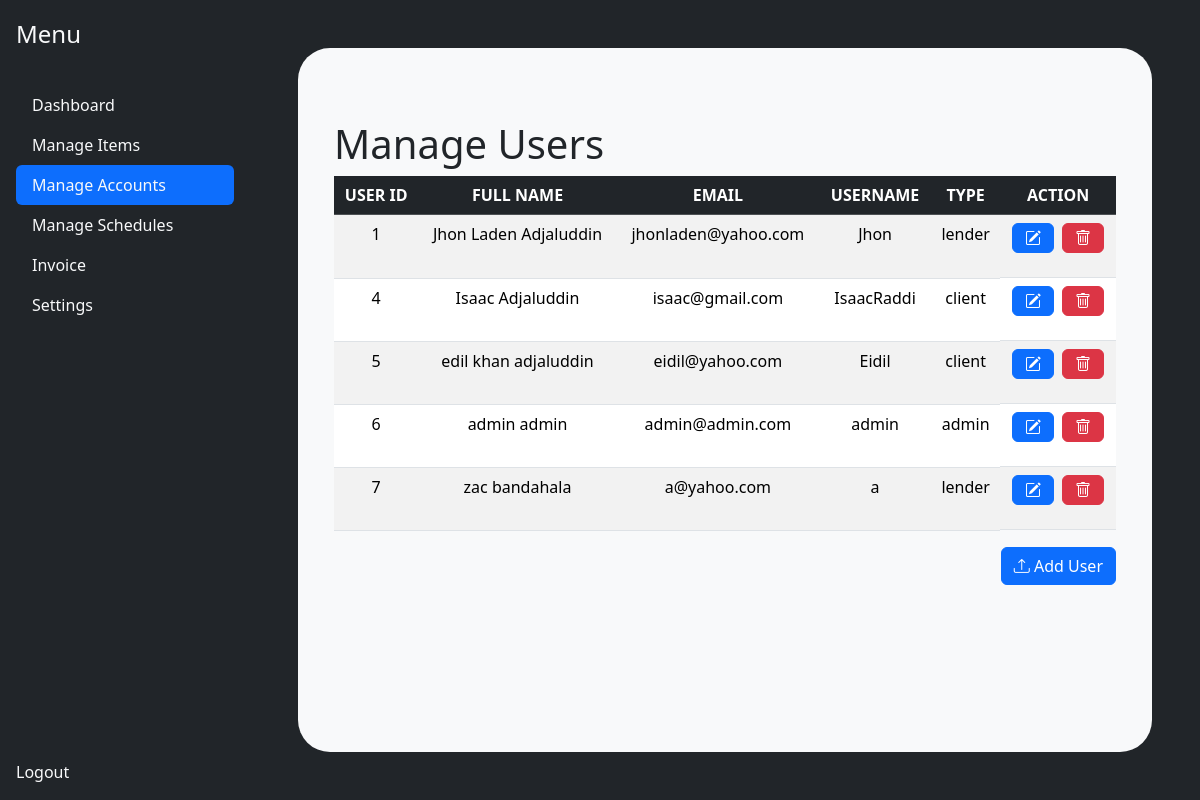
Before: /frontend/admin/manage_accounts.php (signed in) with the older database file.
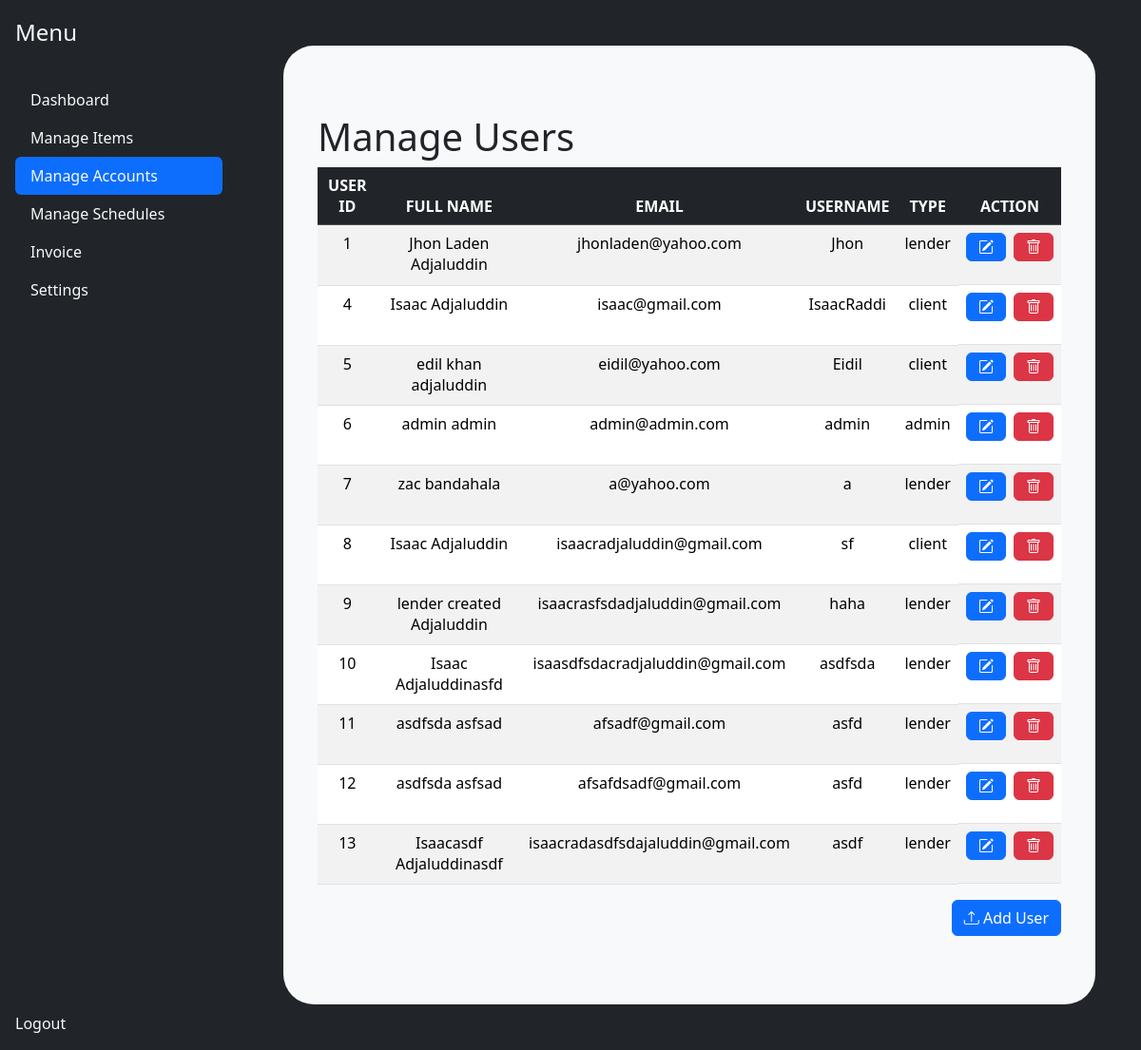
After: the same page with the newer database file.
### tables this page shows
CREATE TABLE `user` (
  `user_id` int(11) NOT NULL,
  `first_name` varchar(255) DEFAULT NULL,
  `middle_name` varchar(255) DEFAULT NULL,
  `last_name` varchar(255) DEFAULT NULL,
  `email` varchar(255) DEFAULT NULL,
  `username` varchar(255) DEFAULT NULL,
  `password` varchar(255) DEFAULT NULL,
  `type` enum('admin','lender','client') DEFAULT 'client',
  `successful_lends` int(11) DEFAULT 0
);

### frontend/variables.php (called while the page is built, shortened)
<?php
    $dashboard = '';
    $items = '';
    $invoice = '';
    $settings = '';
?>

### backend/classes/users.class.php (called while the page is built, shortened)
<?php
require_once 'database.php';
class Users{
    protected $db ;
    function __construct(){
        $this->db = new Database();
    }
    function show(){
        $sql = "SELECT * FROM user ; ";
        $query =  $this->db->connect()->prepare($sql);
        if($query->execute()){
            $data = $query->fetchAll();
        }
        return $data;
    }
}
?>

### backend/classes/database.php (called while the page is built)
<?php
class Database{
    private $host = 'localhost';
    private $username = 'root';
    private $password = '';
    private $database = 'rental_management_system';
    protected $connection;
    function connect(){
        try
			{
				$this->connection = new PDO("mysql:host=$this->host;dbname=$this->database",
											$this->username, $this->password);
			}
			catch (PDOException $e)
			{
				echo "Connection error " . $e->getMessage();
			}
        return $this->connection;
    }
}
?>

### frontend/includes/manage_users.php (the view, shortened to what this page needs)
<section class = "container my-5 table-responsive">
            <h1> Manage Users </h1>
            <table class=" table table-striped" id = "example">
            <thead class="table-dark">
                <tr>
                    <th class = "text-center text-uppercase">User ID</th>
                    <th class = "text-center  text-uppercase">Full Name</th>
                    <th class = "text-center text-uppercase">Email</th>
                    <th class = "text-center text-uppercase">Username</th>
                    <th class = "text-center text-uppercase">type</th>
                    <th class = "text-center text-uppercase">ACTION</th>
                </tr>
            </thead>
            <tbody>
                <?php
                    require_once '../../backend/classes/users.class.php';
                    $users = new Users();
                    $results = $users->show();
                    if (!empty($results)) {
                        foreach ($results as $value) {
                ?>
                <tr class = "text-center">
                    <td><?php echo htmlspecialchars($value['user_id']); ?></td>
                    <td><?php echo htmlspecialchars($value['first_name'] . ' ' . $value['last_name']); ?></td>
                    <td><?php echo htmlspecialchars($value['email']); ?></td>
                    <td><?php echo htmlspecialchars($value['username']); ?></td>
                    <td><?php echo htmlspecialchars($value['type']); ?></td>
                    <td class="text-center d-flex justify-content-center gap-2">
                        <div>
                            <button class="btn btn-primary  edit-item-btn" >
                                <i class="bi bi-pencil-square"></i>
                            </button>
                        </div>
                        <form action="../../backend/tools/deleteitem_tool.php" method="POST" id = "deleteForm">
                            <button type="submit" class="btn btn-danger delete-item-btn" name="user_id" value="<?php echo $value['user_id']; ?>">
                                <i class="bi bi-trash"></i>
                            </button>
                        </form>
                    </td>
                </tr>
                <?php
                    }
                } ?>
            </tbody>
        </table>
        <div class = "d-flex justify-content-end mt-3">
            <button type="button" class="btn btn-primary" data-bs-toggle="modal" data-bs-target="#registerModal">
            <i class="bi bi-upload"></i> Add User
            </button>
        </div>
        </section>

### frontend/includes/adminhead.php (shortened to what this page needs)
    <link rel="stylesheet" href="../node_modules/bootstrap/dist/css/bootstrap.min.css">
    <link href="https://cdn.jsdelivr.net/npm/bootstrap@5.3.3/dist/css/bootstrap.min.css" rel="stylesheet">
    <link rel="stylesheet" href="https://cdn.jsdelivr.net/npm/bootstrap-icons@1.8.1/font/bootstrap-icons.css">
</head>
    <body class = "bg-dark" >
        <?php
            require_once '../variables.php';
        ?>

### frontend/admin/manage_accounts.php (shortened to what this page needs)
<?php
    include_once('../includes/adminhead.php');
    $accounts = "active";
?>
    <div class = "d-flex h-100">
        <?php include_once('../includes/sidebar.php'); ?>
        <?php include_once('manage_accounts_main.php'); ?>
        <?php
            include_once('../includes/footer.php');
        ?>

### frontend/includes/sidebar.php
<div class="d-flex h-100 ">
    <div class="d-flex flex-column flex-shrink-0 p-3 bg-dark h-100" style="width: 250px;">
      <a href="/" class="d-flex align-items-center mb-3 mb-md-0 me-md-auto text-dark text-decoration-none">
        <span class="fs-4 text-light">Menu</span>
      </a>
      <hr>
      <ul class="nav nav-pills flex-column mb-auto">
        <li class="nav-item">
          <a href="../admin/dashboard.php" class="nav-link <?php echo $dashboard ?> text-light" aria-current="page">
            Dashboard
          </a>
        </li>
        <li>
          <a href="../admin/manage.php" class="<?php echo $items ?> nav-link text-light hover-bg">
            Manage Items
          </a>
        </li>
        <li>
          <a href="../admin/manage_accounts.php" class="<?php echo $accounts ?> nav-link text-light">
            Manage Accounts
          </a>
        </li>
        <li>
          <a href="../admin/manage_schedules.php" class="<?php echo $schedules; ?> nav-link text-light">
            Manage Schedules
          </a>
        </li>
        <li>
          <a href="../admin/invoice.php" class="<?php echo $invoice ?> nav-link text-light">
            Invoice
          </a>
        </li>
        <li>
          <a href="../admin/settings.php" class="<?php echo $settings ?> nav-link text-light">
            Settings
          </a>
        </li>
      </ul>
      <hr>
      <div>
        <a href="../../backend/tools/logout_tool.php" class="nav-link text-light">
          Logout
        </a>
      </div>
    </div>
</div>

### frontend/admin/manage_accounts_main.php (shortened to what this page needs)
<div class = "w-100 bg-light m-5 p-4 rounded-5 overflow-y-scroll">
    <?php
        include('../includes/manage_users.php');
    ?>
        </div>
        <?php
            require '../includes/footer.php'
        ?>

### frontend/includes/footer.php
</body>
</html>

Changed rows visible on the page:
added user: user_id "8", first_name+last_name "Isaac Adjaluddin", email "isaacradjaluddin@gmail.com", username "sf", type "client"
added user: user_id "9", first_name+last_name "lender created Adjaluddin", email "isaacrasfsdadjaluddin@gmail.com", username "haha", type "lender"
added user: user_id "10", first_name+last_name "Isaac Adjaluddinasfd", email "isaasdfsdacradjaluddin@gmail.com", username "asdfsda", type "lender"
added user: user_id "11", first_name+last_name "asdfsda asfsad", email "afsadf@gmail.com", username "asfd", type "lender"
added user: user_id "12", first_name+last_name "asdfsda asfsad", email "afsafdsadf@gmail.com", username "asfd", type "lender"
added user: user_id "13", first_name+last_name "Isaacasdf Adjaluddinasdf", email "isaacradasdfsdajaluddin@gmail.com", username "asdf", type "lender"
